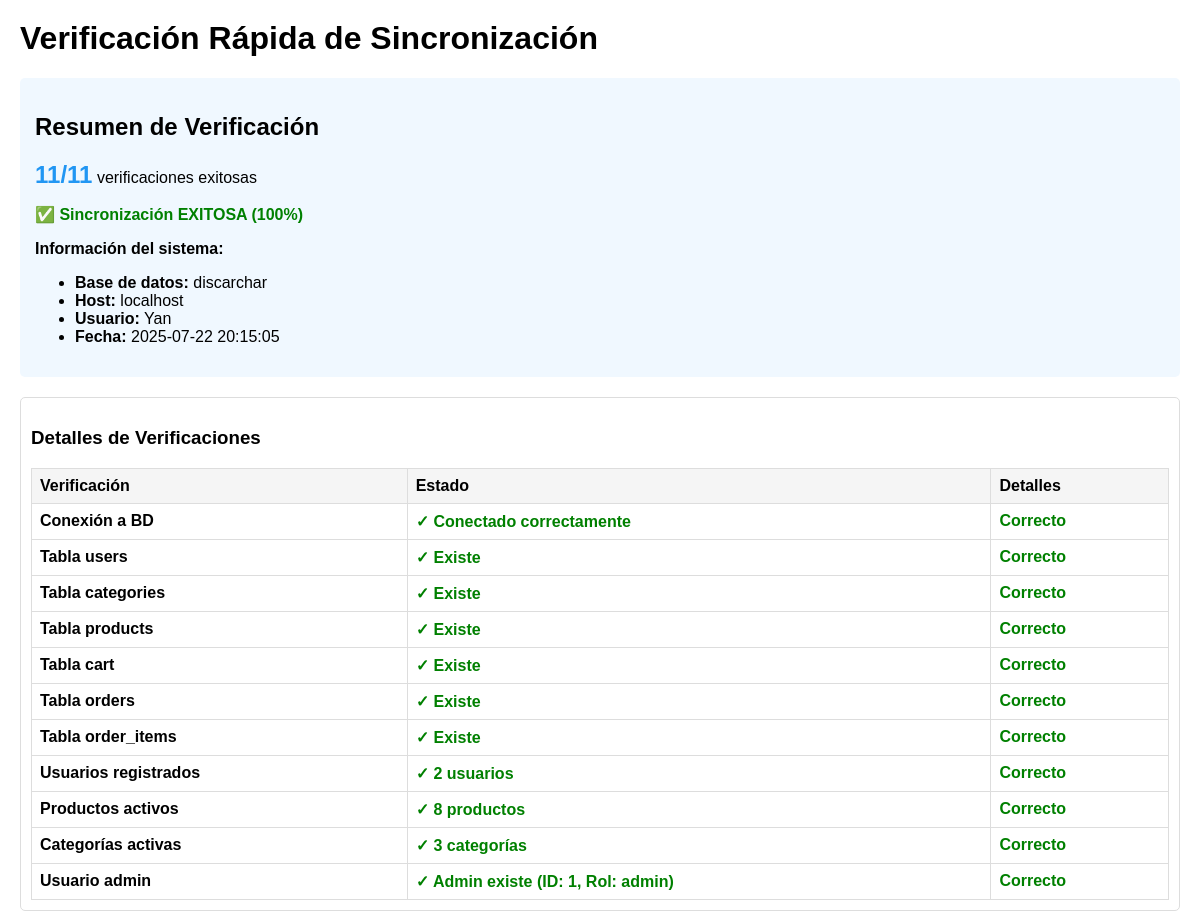
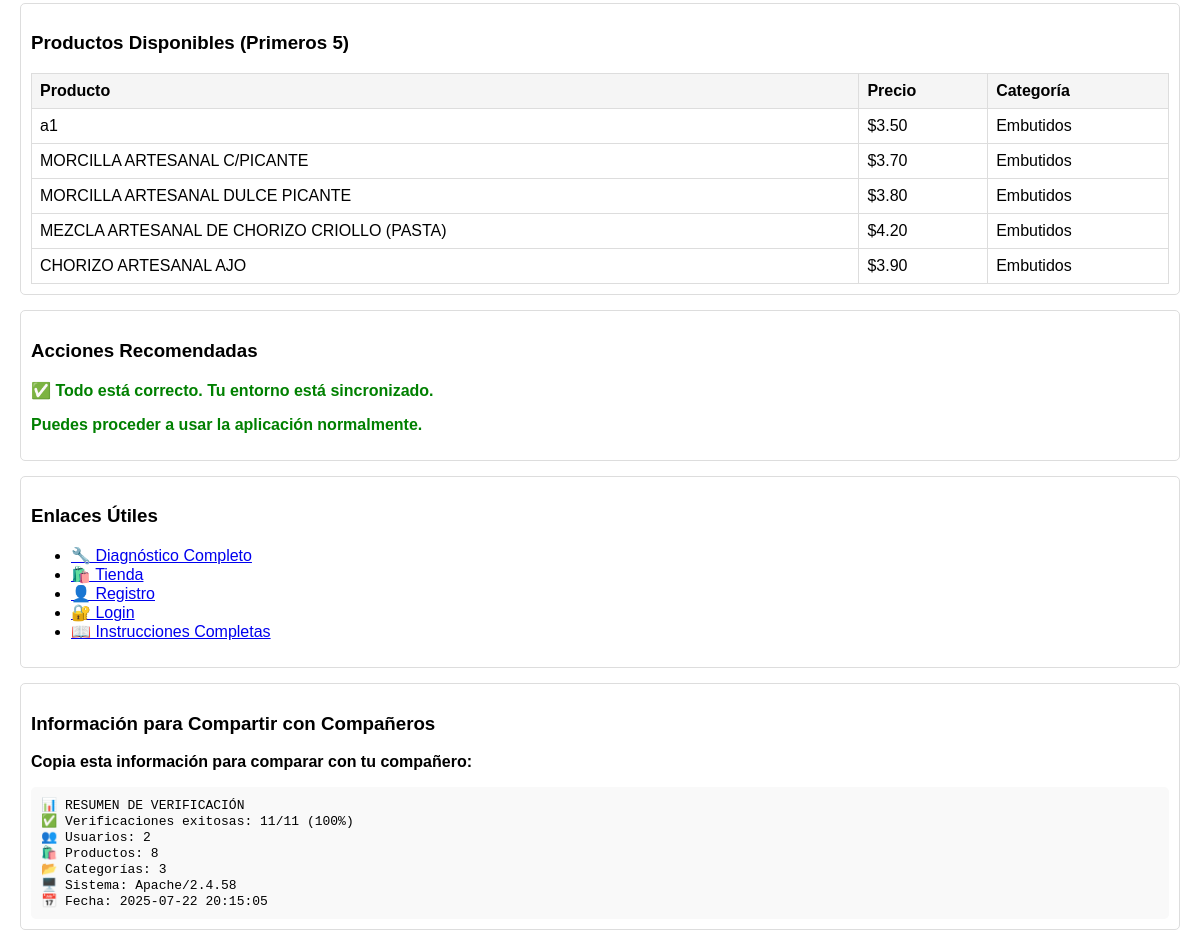
/php/verificar_sincronizacion.php, run on the app's committed database (2 pictures, top to bottom).
### tables this page shows
CREATE TABLE `products` (
  `id` int(11) NOT NULL,
  `name` varchar(200) NOT NULL,
  `description` text DEFAULT NULL,
  `price` decimal(10,2) NOT NULL,
  `stock_quantity` int(11) DEFAULT 0,
  `category_id` int(11) DEFAULT NULL,
  `image_url` varchar(255) DEFAULT NULL,
  `is_active` tinyint(1) DEFAULT 1,
  `created_at` timestamp NOT NULL DEFAULT current_timestamp(),
  `updated_at` timestamp NOT NULL DEFAULT current_timestamp() ON UPDATE current_timestamp()
);

CREATE TABLE `categories` (
  `id` int(11) NOT NULL,
  `name` varchar(100) NOT NULL,
  `description` text DEFAULT NULL,
  `image_url` varchar(255) DEFAULT NULL,
  `is_active` tinyint(1) DEFAULT 1,
  `created_at` timestamp NOT NULL DEFAULT current_timestamp()
);

### configuracion/database.php (called while the page is built, shortened)
<?php
$host = 'localhost';
$dbname = 'discarchar';
$username = 'Yan';
?>

### php/verificar_sincronizacion.php (the view, shortened to what this page needs)
<?php
require_once 'config/database.php';
echo "<h1>Verificación Rápida de Sincronización</h1>";
$checks = [];
$total_checks = 0;
$passed_checks = 0;
$total_checks++;
try {
    $pdo->query("SELECT 1");
    $checks[] = ['Conexión a BD', 'success', '✓ Conectado correctamente'];
    $passed_checks++;
} catch (Exception $e) {
    $checks[] = ['Conexión a BD', 'error', '✗ Error: ' . $e->getMessage()];
}
$required_tables = ['users', 'categories', 'products', 'cart', 'orders', 'order_items'];
$total_checks += count($required_tables);
try {
    $stmt = $pdo->query("SHOW TABLES");
    $existing_tables = [];
    while ($row = $stmt->fetch()) {
        $existing_tables[] = reset($row);
    }
    foreach ($required_tables as $table) {
        if (in_array($table, $existing_tables)) {
            $checks[] = ["Tabla $table", 'success', '✓ Existe'];
            $passed_checks++;
        } else {
            $checks[] = ["Tabla $table", 'error', '✗ No existe'];
        }
    }
} catch (Exception $e) {
    foreach ($required_tables as $table) {
        $checks[] = ["Tabla $table", 'error', '✗ Error: ' . $e->getMessage()];
    }
}
$total_checks += 3;
try {
    $stmt = $pdo->query("SELECT COUNT(*) as count FROM users");
    $user_count = $stmt->fetch()['count'];
    $checks[] = ['Usuarios registrados', 'success', "✓ $user_count usuarios"];
    $passed_checks++;
    $stmt = $pdo->query("SELECT COUNT(*) as count FROM products WHERE is_active = 1");
    $product_count = $stmt->fetch()['count'];
    $checks[] = ['Productos activos', 'success', "✓ $product_count productos"];
    $passed_checks++;
    $stmt = $pdo->query("SELECT COUNT(*) as count FROM categories WHERE is_active = 1");
    $category_count = $stmt->fetch()['count'];
    $checks[] = ['Categorías activas', 'success', "✓ $category_count categorías"];
    $passed_checks++;
} catch (Exception $e) {
    $checks[] = ['Conteo de registros', 'error', '✗ Error: ' . $e->getMessage()];
}
$total_checks++;
try {
    $stmt = $pdo->prepare("SELECT id, username, role FROM users WHERE username = 'admin'");
    $stmt->execute();
    $admin = $stmt->fetch();
    if ($admin) {
        $checks[] = ['Usuario admin', 'success', "✓ Admin existe (ID: {$admin['id']}, Rol: {$admin['role']})"];
        $passed_checks++;
    } else {
        $checks[] = ['Usuario admin', 'warning', '⚠ Admin no existe'];
    }
} catch (Exception $e) {
    $checks[] = ['Usuario admin', 'error', '✗ Error: ' . $e->getMessage()];
}
echo "<div class='summary'>";
echo "<h2>Resumen de Verificación</h2>";
echo "<p><span class='count'>$passed_checks/$total_checks</span> verificaciones exitosas</p>";
$percentage = round(($passed_checks / $total_checks) * 100, 1);
if ($percentage >= 90) {
    echo "<p class='success'>✅ Sincronización EXITOSA ($percentage%)</p>";
} elseif ($percentage >= 70) {
    echo "<p class='warning'>⚠ Sincronización PARCIAL ($percentage%) - Revisar problemas</p>";
} else {
    echo "<p class='error'>❌ Sincronización FALLIDA ($percentage%) - Necesita corrección</p>";
}
echo "<p><strong>Información del sistema:</strong></p>";
echo "<ul>";
echo "<li><strong>Base de datos:</strong> $dbname</li>";
echo "<li><strong>Host:</strong> $host</li>";
echo "<li><strong>Usuario:</strong> $username</li>";
echo "<li><strong>Fecha:</strong> " . date('Y-m-d H:i:s') . "</li>";
echo "</ul>";
echo "</div>";
echo "<div class='section'>";
echo "<h3>Detalles de Verificaciones</h3>";
echo "<table style='width: 100%; border-collapse: collapse;'>";
echo "<tr style='background: #f5f5f5;'>";
echo "<th style='padding: 8px; border: 1px solid #ddd; text-align: left;'>Verificación</th>";
echo "<th style='padding: 8px; border: 1px solid #ddd; text-align: left;'>Estado</th>";
echo "<th style='padding: 8px; border: 1px solid #ddd; text-align: left;'>Detalles</th>";
echo "</tr>";
foreach ($checks as $check) {
    $status_class = $check[1];
    echo "<tr>";
    echo "<td style='padding: 8px; border: 1px solid #ddd;'><strong>{$check[0]}</strong></td>";
    echo "<td style='padding: 8px; border: 1px solid #ddd;'><span class='$status_class'>{$check[2]}</span></td>";
    echo "<td style='padding: 8px; border: 1px solid #ddd;'>";
    if ($check[1] === 'error') {
        echo "<span class='error'>Requiere atención inmediata</span>";
    } elseif ($check[1] === 'warning') {
        echo "<span class='warning'>Revisar si es necesario</span>";
    } else {
        echo "<span class='success'>Correcto</span>";
    }
    echo "</td>";
    echo "</tr>";
}
echo "</table>";
echo "</div>";
echo "<div class='section'>";
echo "<h3>Productos Disponibles (Primeros 5)</h3>";
try {
    $stmt = $pdo->query("SELECT p.name, p.price, c.name as category FROM products p LEFT JOIN categories c ON p.category_id = c.id WHERE p.is_active = 1 ORDER BY p.id LIMIT 5");
    $products = $stmt->fetchAll();
    if (count($products) > 0) {
        echo "<table style='width: 100%; border-collapse: collapse;'>";
        echo "<tr style='background: #f5f5f5;'>";
        echo "<th style='padding: 8px; border: 1px solid #ddd; text-align: left;'>Producto</th>";
        echo "<th style='padding: 8px; border: 1px solid #ddd; text-align: left;'>Precio</th>";
        echo "<th style='padding: 8px; border: 1px solid #ddd; text-align: left;'>Categoría</th>";
        echo "</tr>";
        foreach ($products as $product) {
            echo "<tr>";
            echo "<td style='padding: 8px; border: 1px solid #ddd;'>" . htmlspecialchars($product['name']) . "</td>";
            echo "<td style='padding: 8px; border: 1px solid #ddd;'>$" . number_format($product['price'], 2) . "</td>";
            echo "<td style='padding: 8px; border: 1px solid #ddd;'>" . htmlspecialchars($product['category'] ?? 'Sin categoría') . "</td>";
            echo "</tr>";
        }
        echo "</table>";
    } else {
        echo "<p class='warning'>No hay productos disponibles</p>";
    }
} catch (Exception $e) {
    echo "<p class='error'>Error al obtener productos: " . $e->getMessage() . "</p>";
}
echo "</div>";
echo "<div class='section'>";
echo "<h3>Acciones Recomendadas</h3>";
if ($percentage < 90) {
    echo "<div class='warning'>";
    echo "<p><strong>⚠ Problemas detectados. Recomendaciones:</strong></p>";
    echo "<ul>";
    if ($percentage < 70) {
        echo "<li>Ejecutar <a href='diagnostico_completo.php' target='_blank'>diagnóstico completo</a></li>";
        echo "<li>Usar 'Crear/Actualizar Tablas' en el diagnóstico</li>";
        echo "<li>Usar 'Insertar Datos de Ejemplo' en el diagnóstico</li>";
    }
    if ($product_count == 0) {
        echo "<li>No hay productos - Insertar datos de ejemplo</li>";
    }
    if ($user_count == 0) {
        echo "<li>No hay usuarios - Crear usuario admin</li>";
    }
    echo "<li>Verificar configuración de base de datos</li>";
    echo "<li>Limpiar caché si es necesario</li>";
    echo "</ul>";
    echo "</div>";
} else {
    echo "<div class='success'>";
    echo "<p><strong>✅ Todo está correcto. Tu entorno está sincronizado.</strong></p>";
    echo "<p>Puedes proceder a usar la aplicación normalmente.</p>";
    echo "</div>";
}
echo "</div>";
echo "<div class='section'>";
echo "<h3>Enlaces Útiles</h3>";
echo "<ul>";
echo "<li><a href='diagnostico_completo.php' target='_blank'>🔧 Diagnóstico Completo</a></li>";
echo "<li><a href='shop.php' target='_blank'>🛍️ Tienda</a></li>";
echo "<li><a href='register.php' target='_blank'>👤 Registro</a></li>";
echo "<li><a href='login.php' target='_blank'>🔐 Login</a></li>";
echo "<li><a href='INSTRUCCIONES_SINCRONIZACION.md' target='_blank'>📖 Instrucciones Completas</a></li>";
echo "</ul>";
echo "</div>";
echo "<div class='section'>";
echo "<h3>Información para Compartir con Compañeros</h3>";
echo "<p><strong>Copia esta información para comparar con tu compañero:</strong></p>";
echo "<div style='background: #f9f9f9; padding: 10px; border-radius: 5px; font-family: monospace;'>";
echo "📊 RESUMEN DE VERIFICACIÓN<br>";
echo "✅ Verificaciones exitosas: $passed_checks/$total_checks ($percentage%)<br>";
echo "👥 Usuarios: $user_count<br>";
echo "🛍️ Productos: $product_count<br>";
echo "📂 Categorías: $category_count<br>";
echo "🖥️ Sistema: " . (isset($_SERVER['SERVER_SOFTWARE']) ? $_SERVER['SERVER_SOFTWARE'] : 'CLI') . "<br>";
echo "📅 Fecha: " . date('Y-m-d H:i:s') . "<br>";
echo "</div>";
echo "</div>";
?>

### php/verificar_sincronizacion.php (style rules this page uses)
.success { color: green; font-weight: bold; }
.section { margin: 15px 0; padding: 10px; border: 1px solid #ddd; border-radius: 5px; }
.summary { background: #f0f8ff; padding: 15px; border-radius: 5px; margin: 20px 0; }
.count { font-size: 24px; font-weight: bold; color: #2196F3; }

### data on the page
products: name "a1", price "3.50", category.name "Embutidos"
products: name "MORCILLA ARTESANAL C/PICANTE", price "3.70", category.name "Embutidos"
products: name "MORCILLA ARTESANAL DULCE PICANTE", price "3.80", category.name "Embutidos"
products: name "MEZCLA ARTESANAL DE CHORIZO CRIOLLO (PASTA)", price "4.20", category.name "Embutidos"
products: name "CHORIZO ARTESANAL AJO", price "3.90", category.name "Embutidos"

### other printed values
$passed_checks "11"
$total_checks "11"
$percentage "100"
$dbname "discarchar"
$host "localhost"
$username "Yan"
$check[0] "Conexión a BD"
$check[2] "✓ Conectado correctamente"
$check[0] "Tabla users"
$check[2] "✓ Existe"
$check[0] "Tabla categories"
$check[0] "Tabla products"
$check[0] "Tabla cart"
$check[0] "Tabla orders"
$check[0] "Tabla order_items"
